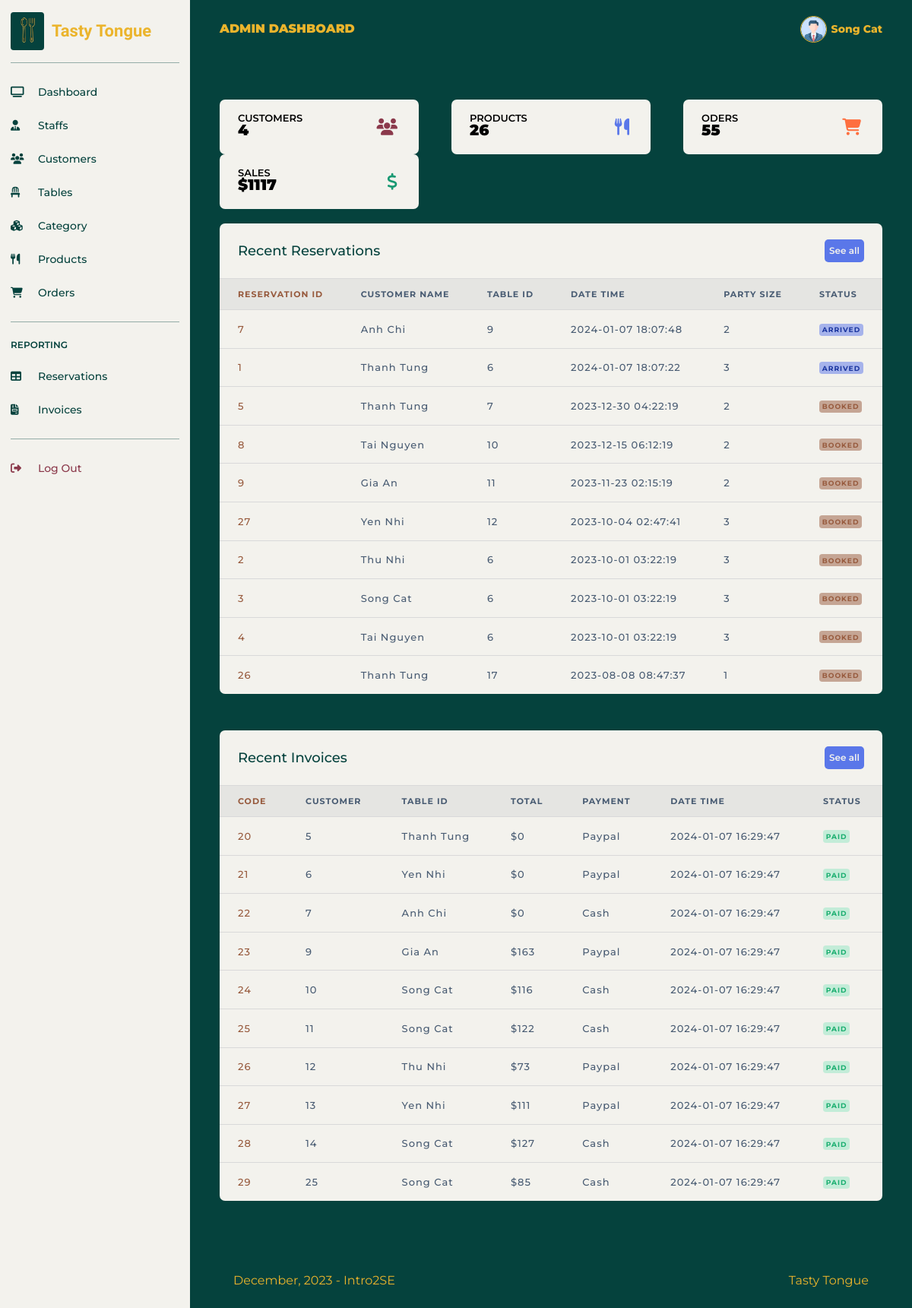
The page /Admin UI/dashboard.php (signed in) on the database its author committed.
### tables this page shows
CREATE TABLE `reservation_list` (
  `reservation_id` int(11) NOT NULL,
  `user_id` int(10) UNSIGNED NOT NULL,
  `table_id` int(11) NOT NULL,
  `datetime` timestamp NOT NULL DEFAULT current_timestamp() ON UPDATE current_timestamp(),
  `status` int(11) NOT NULL DEFAULT 0,
  `date_created` timestamp NOT NULL DEFAULT current_timestamp(),
  `party_size` int(11) NOT NULL
);

CREATE TABLE `users` (
  `id` int(10) UNSIGNED NOT NULL,
  `fullname` varchar(100) NOT NULL,
  `email` varchar(100) NOT NULL,
  `password` varchar(255) NOT NULL,
  `phone` varchar(20) NOT NULL,
  `role` varchar(20) NOT NULL,
  `verify_token` varchar(255) NOT NULL,
  `verify_status` tinyint(2) NOT NULL DEFAULT 0
);

CREATE TABLE `invoices` (
  `invoice_id` int(10) NOT NULL,
  `reservation_id` int(11) NOT NULL,
  `payment_id` int(10) NOT NULL,
  `total` int(15) DEFAULT 0,
  `status_invoice` tinyint(2) DEFAULT 1,
  `datetime_invoice` timestamp NOT NULL DEFAULT current_timestamp()
);

CREATE TABLE `payment_method` (
  `payment_id` int(10) NOT NULL,
  `payment_name` varchar(200) NOT NULL
);

### Controller/functions.php (called while the page is built, shortened)
<?php
    function validate($data)
    {
        global $conn;
        $validateData = mysqli_real_escape_string($conn, $data);
        return trim($validateData);
    }
    function getbyKeyValue($tableName, $key, $value)
    {
        global $conn;
        $table = validate($tableName);
        $key = validate($key);
        $value = validate($value);
        $query = "SELECT * FROM $table WHERE $key = '$value'";
        $result = mysqli_query($conn, $query);
        if ($result) {
            $row = mysqli_fetch_assoc($result);
            if (!$row) {
                $response = [
                    'status' => 'No Data Found',
                    'query' => $query,
                ];
                return $response;
            } else {
                $response = [
                    'status' => 'Data Found',
                    'data' => $row,
                    'query' => $query,
                ];
                return $response;
            }
        } else {
            $response = [
                'status' => 'Something went wrong! Please try again.',
            ];
            return $response;
        }
    }
    function countbyKeyValue($tableName, $key, $value)
    {
        global $conn;
        $table = validate($tableName);
        $key = validate($key);
        $value = validate($value);
        $query = "SELECT COUNT(*) AS total_rows FROM $table";
        if ($key != null && $value != null) {
            $query .= " WHERE $key = '$value'";
        }
        $row_num = mysqli_query($conn, $query);
        $row = mysqli_fetch_assoc($row_num);
        $total_rows = $row['total_rows'];
        $result = strval($total_rows);
        return $result;
    }
    function sumSales($tableName, $key, $value)
    {
        global $conn;
        $table = validate($tableName);
        $key = validate($key);
        $query = "SELECT SUM(total_price) AS total_sales FROM $table";
        $result = mysqli_query($conn, $query);
        $row = mysqli_fetch_assoc($result);
        $total_sales = $row['total_sales'];
        return $total_sales;
    }
    function getTopN($tableName, $key, $count) {
        global $conn;
        $key = validate($key);
        $count = validate($count);
        $query = "SELECT * FROM $tableName ORDER BY $key DESC LIMIT $count";
        $result = mysqli_query($conn, $query);
        if ($result) {
            $data = [];
            while ($row = mysqli_fetch_assoc($result)) {
                $data[] = $row;
            }
            if (!empty($data)) {
                $response = [
                    'status' => 'Data Found',
                    'data' => $data,
                ];
            } else {
                $response = [
                    'status' => 'No Data Found',
                    'query' => $query,
                ];
            }
            return $response;
        } else {
            $response = [
                'status' => 'Something went wrong! Please try again.',
            ];
            return $response;
        }
    }
?>

### Admin UI/dashboard.php (the view, shortened to what this page needs)
<?php
    require_once('partials/_head.php');
    $count = 10;
    $reservations = getTopN('reservation_list', 'datetime', $count);
    $invoices = getTopN('invoices', 'datetime_invoice', $count);
    $num_customer = countbyKeyValue('users', 'role', 'Customer');
    $num_product = countbyKeyValue('products', null, null);
    $num_order = countbyKeyValue('orders', null, null);
    $sum_sale = sumSales('orders', null, null);
?>
<body>
    <?php
    require_once('partials/_sidebar.php');
    ?>
    <div class="main-content">
        <div class="content">
            <?php
            require_once('partials/_topnav.php');
            ?>
            <div class="header">
                <div class="container header__body">
                    <div class="header-body__card">
                        <div class="body__card">
                            <div class="body__card-inner">
                                <div class="card-inner__title">CUSTOMERS</div>
                                <div class="card-inner__number"><?php echo $num_customer;?></div>
                            </div>
                            <i class="fa-solid fa-users card__icon bg-danger"></i>
                        </div>
                    </div>
                    <div class="header-body__card">
                        <div class="body__card">
                            <div class="body__card-inner">
                                <div class="card-inner__title">PRODUCTS</div>
                                <div class="card-inner__number"><?php echo $num_product;?></div>
                            </div>
                            <i class="fa-solid fa-utensils card__icon bg-update"></i>
                        </div>
                    </div>
                    <div class="header-body__card">
                        <div class="body__card">
                            <div class="body__card-inner">
                                <div class="card-inner__title">ODERS</div>
                                <div class="card-inner__number"><?php echo $num_order;?></div>
                            </div>
                            <i class="fa-solid fa-cart-shopping card__icon bg-warning"></i>
                        </div>
                    </div>
                    <div class="header-body__card">
                        <div class="body__card">
                            <div class="body__card-inner">
                                <div class="card-inner__title">SALES</div>
                                <div class="card-inner__number">$<?php echo $sum_sale;?></div>
                            </div>
                            <i class="fa-solid fa-dollar-sign card__icon bg-green"></i>
                        </div>
                    </div>
                </div>
            </div>
            <div class="container">
                <div class="container-recent">
                    <form action="" method="POST" class="container-recent-inner">
                        <div class="container-recent__heading">
                            <p class="recent__heading-title">Recent Reservations</p>
                            <a href="reservations.php" class="btn-control btn-control-edit">See all</a>
                        </div>
                        <div class="table-responsive" style="overflow-x:auto;">
                            <table class="table">
                                <thead class="thead-light">
                                    <tr>
                                        <th class="text-column-emphasis" scope="col">Reservation Id</th>
                                        <th class="text-column" scope="col">Customer Name</th>
                                        <th class="text-column" scope="col">Table Id</th>
                                        <th class="text-column" scope="col">Date Time</th>
                                        <th class="text-column" scope="col">Party size</th>
                                        <th class="text-column" scope="col">Status</th>
                                    </tr>
                                </thead>
                                <tbody class="table-body">
                                <?php
                                    if($reservations['status'] == 'Data Found')
                                    {
                                        foreach($reservations['data'] as $reservation)
                                        {
                                            $customer = getbyKeyValue('users', 'id', $reservation['user_id']);
                                    ?>
                                    <tr>
                                        <th class="text-column-emphasis" scope="row"><?php echo $reservation['reservation_id']?></th>
                                        <th class="text-column" scope="row"><?php echo $customer['data']['fullname']?></th>
                                        <th class="text-column" scope="row"><?php echo $reservation['table_id']?></th>
                                        <th class="text-column" scope="row"><?php  echo $reservation['datetime']?></th>
                                        <th class="text-column" scope="row"><?php  echo $reservation['party_size']?></th>
                                        <th class="text-column" scope="row">
                                        <?php if ($reservation['status'] == 0 )
                                        {
                                        ?>
                                            <span class="badge badge-unsuccess">Booked</span>
                                        <?php
                                        }
                                        elseif ($reservation['status'] == 1)
                                        {?>
                                            <span class="badge badge-arrived">Arrived</span>
                                        <?php
                                        }
                                        else
                                        {?>
                                            <span class="badge badge-success">Checked out</span>
                                        </th>
                                        <?php
                                        }
                                        ?>
                                    </tr>
                                    <?php
                                        }
                                    }
                                    else
                                    {
                                    ?>
                                     <tr>
                                     <th class="text-column" scope="row">No data found</th>
                                    <?php
                                    }
                                    ?>
                                </tbody>
                            </table>
                        </div>
                    </form>
                </div>
                <div class="container-recent">
                    <div class="container-recent-inner">
                        <div class="container-recent__heading">
                            <p class="recent__heading-title">Recent Invoices</p>
                            <a href="invoices.php" class="btn-control btn-control-edit">See all</a>
                        </div>
                        <div class="table-responsive" style="overflow-x:auto;">
                            <table class="table">
                                <thead class="thead-light">
                                    <tr>
                                        <th class="text-column-emphasis" scope="col">CODE</th>
                                        <th class="text-column" scope="col">CUSTOMER</th>
                                        <th class="text-column" scope="col">TABLE ID</th>
                                        <th class="text-column" scope="col">TOTAL</th>
                                        <th class="text-column" scope="col">PAYMENT</th>
                                        <th class="text-column" scope="col">DATE TIME</th>
                                        <th class="text-column" scope="col">STATUS</th>
                                    </tr>
                                </thead>
                                <tbody class="table-body">
                                <?php foreach($invoices['data'] as $invoice)
                                {
                                    $reservations = getbyKeyValue('reservation_list', 'reservation_id', $invoice['reservation_id']);
                                    $reservation_id = $reservations['data']['reservation_id'];
                                    $customer = getbyKeyValue('users', 'id', $reservations['data']['user_id']);
                                    $customer_name = $customer['data']['fullname'];
                                    $payment = getbyKeyValue('payment_method', 'payment_id', $invoice['payment_id']);
                                    $payment_method = $payment['data']['payment_name'];
                                ?>
                                    <tr>
                                        <th class="text-column-emphasis" scope="row"><?php echo $invoice['invoice_id']?></th>
                                        <th class="text-column" scope="row"><?php echo $reservation_id?></th>
                                        <th class="text-column" scope="row"><?php echo $customer_name?></th>
                                        <th class="text-column" scope="row">$<?php echo $invoice['total']?></th>
                                        <th class="text-column" scope="row"><?php echo $payment_method?></th>
                                        <th class="text-column" scope="row"><?php echo $invoice['datetime_invoice']?></th>
                                        <th class="text-column" scope="row">
                                            <?php
                                                if ($invoice['status_invoice'] != 1)
                                                { ?>
                                                <span class="badge badge-unsuccess">Unpaid</span>
                                                <?php
                                                }
                                                else
                                                { ?>
                                                <span class="badge badge-success">Paid</span>
                                                <?php
                                                }
                                            ?>
                                        </th>
                                    </tr>
                                <?php
                                } ?>
                                </tbody>
                            </table>
                        </div>
                    </div>
                </div>
            </div>
            <?php require_once('partials/_footer.php'); ?>
        </div>
    </div>
</body>
</html>

### rows shown on the page
reservation_list: reservation_id "7", user.fullname "Anh Chi", table "9", datetime "2024-01-07 18:07:48", party_size "2", status "ARRIVED"
reservation_list: reservation_id "1", user.fullname "Thanh Tung", table "6", datetime "2024-01-07 18:07:22", party_size "3", status "ARRIVED"
reservation_list: reservation_id "5", user.fullname "Thanh Tung", table "7", datetime "2023-12-30 04:22:19", party_size "2", status "BOOKED"
reservation_list: reservation_id "8", user.fullname "Tai Nguyen", table "10", datetime "2023-12-15 06:12:19", party_size "2", status "BOOKED"
reservation_list: reservation_id "9", user.fullname "Gia An", table "11", datetime "2023-11-23 02:15:19", party_size "2", status "BOOKED"
reservation_list: reservation_id "27", user.fullname "Yen Nhi", table "12", datetime "2023-10-04 02:47:41", party_size "3", status "BOOKED"
reservation_list: reservation_id "2", user.fullname "Thu Nhi", table "6", datetime "2023-10-01 03:22:19", party_size "3", status "BOOKED"
reservation_list: reservation_id "3", user.fullname "Song Cat", table "6", datetime "2023-10-01 03:22:19", party_size "3", status "BOOKED"
reservation_list: reservation_id "4", user.fullname "Tai Nguyen", table "6", datetime "2023-10-01 03:22:19", party_size "3", status "BOOKED"
reservation_list: reservation_id "26", user.fullname "Thanh Tung", table "17", datetime "2023-08-08 08:47:37", party_size "1", status "BOOKED"
invoices: invoice_id "20", reservation.reservation_id "5", users.fullname "Thanh Tung", total "0", payment.payment_name "Paypal", datetime_invoice "2024-01-07 16:29:47", status_invoice "PAID"
invoices: invoice_id "21", reservation.reservation_id "6", users.fullname "Yen Nhi", total "0", payment.payment_name "Paypal", datetime_invoice "2024-01-07 16:29:47", status_invoice "PAID"
invoices: invoice_id "22", reservation.reservation_id "7", users.fullname "Anh Chi", total "0", payment.payment_name "Cash", datetime_invoice "2024-01-07 16:29:47", status_invoice "PAID"
invoices: invoice_id "23", reservation.reservation_id "9", users.fullname "Gia An", total "163", payment.payment_name "Paypal", datetime_invoice "2024-01-07 16:29:47", status_invoice "PAID"
invoices: invoice_id "24", reservation.reservation_id "10", users.fullname "Song Cat", total "116", payment.payment_name "Cash", datetime_invoice "2024-01-07 16:29:47", status_invoice "PAID"
invoices: invoice_id "25", reservation.reservation_id "11", users.fullname "Song Cat", total "122", payment.payment_name "Cash", datetime_invoice "2024-01-07 16:29:47", status_invoice "PAID"
invoices: invoice_id "26", reservation.reservation_id "12", users.fullname "Thu Nhi", total "73", payment.payment_name "Paypal", datetime_invoice "2024-01-07 16:29:47", status_invoice "PAID"
invoices: invoice_id "27", reservation.reservation_id "13", users.fullname "Yen Nhi", total "111", payment.payment_name "Paypal", datetime_invoice "2024-01-07 16:29:47", status_invoice "PAID"
invoices: invoice_id "28", reservation.reservation_id "14", users.fullname "Song Cat", total "127", payment.payment_name "Cash", datetime_invoice "2024-01-07 16:29:47", status_invoice "PAID"
invoices: invoice_id "29", reservation.reservation_id "25", users.fullname "Song Cat", total "85", payment.payment_name "Cash", datetime_invoice "2024-01-07 16:29:47", status_invoice "PAID"

### other values the page prints
$_SESSION['auth_user']['fullname'] "Song Cat"
$num_customer "4"
$num_product "26"
$num_order "55"
$sum_sale "1117"
